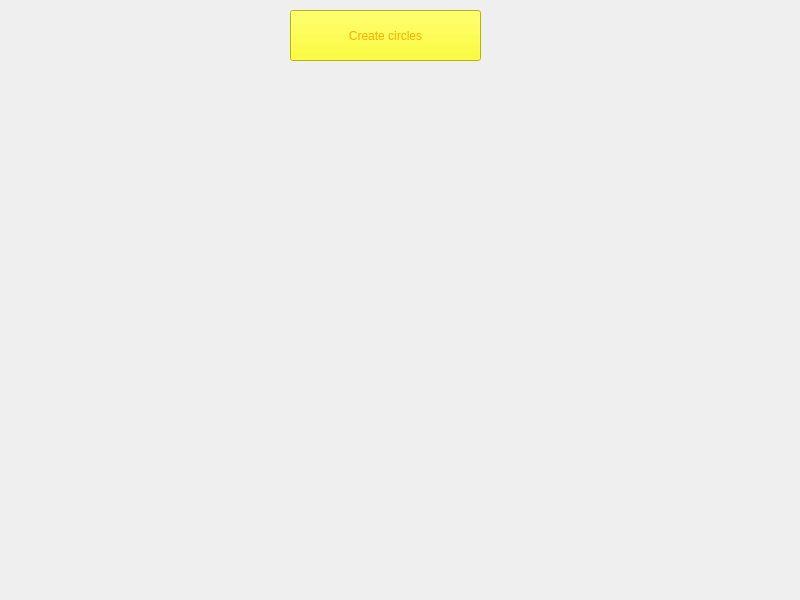
<?xml version="1.0" encoding="UTF-8"?>
<ui version="4.0">
 <class>MainWindow</class>
 <widget class="QMainWindow" name="MainWindow">
  <property name="geometry">
   <rect>
    <x>0</x>
    <y>0</y>
    <width>800</width>
    <height>600</height>
   </rect>
  </property>
  <property name="windowTitle">
   <string>MainWindow</string>
  </property>
  <widget class="QWidget" name="centralwidget">
   <widget class="QPushButton" name="pushButton">
    <property name="geometry">
     <rect>
      <x>290</x>
      <y>10</y>
      <width>191</width>
      <height>51</height>
     </rect>
    </property>
    <property name="styleSheet">
     <string notr="true">background-color: rgb(255, 255, 0);
color: rgb(255, 170, 0);</string>
    </property>
    <property name="text">
     <string>Create circles</string>
    </property>
   </widget>
  </widget>
 </widget>
 <resources/>
 <connections/>
</ui>
